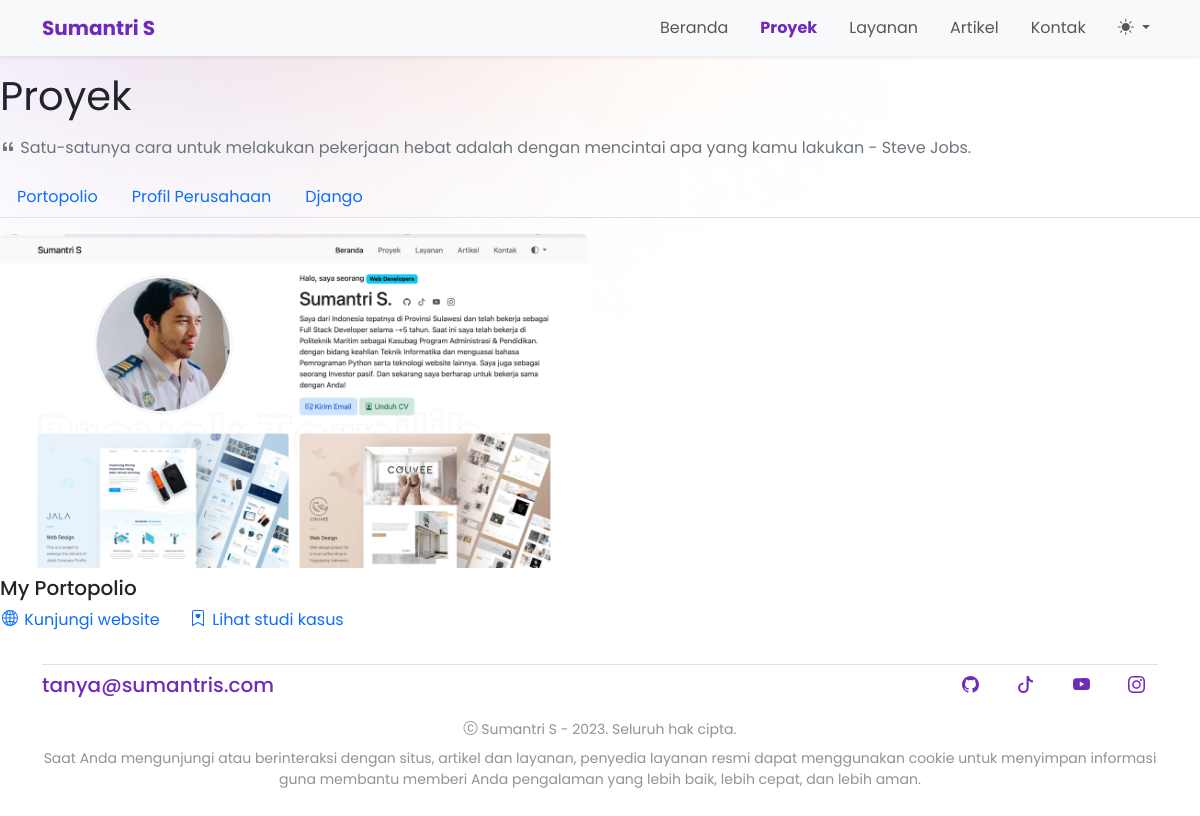
/projek/, run on the app's committed database.
### projek/models.py (models this page shows, shortened)
class Category(models.Model):
    title           = models.CharField(max_length=30)
    description     = models.CharField(max_length=100, blank=True, null=True)
    slug_category   = models.SlugField(blank=True, null=True, editable=False)
    pub_date        = models.DateTimeField(auto_now_add=True)
    update          = models.DateTimeField(auto_now=True)

class Project(models.Model):
    categories      = models.ForeignKey(Category, on_delete=models.CASCADE, null=True)
    title           = models.CharField(max_length=50)
    description     = RichTextUploadingField(blank=True, null=True)
    visit_site      = models.URLField(blank=True,null=True)
    images          = models.ImageField(upload_to='projek/', default='projek/projek.png')
    slug            = models.SlugField(blank=True, editable=False)
    pub_date        = models.DateTimeField(auto_now_add=True)
    update          = models.DateTimeField(auto_now=True)

### projek/views.py (the view)
# urls.py: path('', index, name='akun_index'),
def index(request):
    categories = Category.objects.all().order_by('-pub_date')
    projects = Project.objects.all().order_by('-pub_date')
    conteks = {
        'title':'Projek | Sumantri S | Full stack Developers',
        'categories':categories,
        'projects':projects,
    }
    return render(request, 'projek/index.html', conteks)

### projek/templates/projek/index.html (shortened to what this page needs)
{% extends "base.html" %}
{% block content %}
<div id="bg-gradiant" class="rounded-0 border-start-0 border-end-0 border-bottom-0 border-top-0">
    <div class="my-3">
      <p class="display-6"><strong>Proyek</strong></p>
      <p class="text-secondary"><i class="bi bi-quote"></i> Satu-satunya cara untuk melakukan pekerjaan hebat adalah dengan mencintai apa yang kamu lakukan - Steve Jobs.</p>
    </div>
</div>
<nav>
  <div class="nav nav-tabs" id="nav-tab" role="tablist">
    {% for category in categories %}
      <button class="nav-link" id="{% if category.title == 'Django' %}nav-django-tab{% elif category.title == 'Profil Perusahaan' %}nav-company-profile-tab{% elif category.title == 'Portopolio' %}nav-portopolio-tab{% endif %}" data-bs-toggle="tab" data-bs-target="{% if category.title == 'Django' %}#nav-django{% elif category.title == 'Profil Perusahaan' %}#nav-company-profile{% elif category.title == 'Portopolio' %}#nav-portopolio{% endif %}" type="button" role="tab" aria-controls="nav-django" aria-selected="true">{{category.title}}</button>
    {% endfor %}
  </div>
</nav>
<div class="tab-content mb-3" id="nav-tabContent">
  {% for project in projects %}
    <div class="{% if project.categories.title == 'Django' %}tab-pane fade{% elif project.categories.title == 'Profil Perusahaan' %}tab-pane fade{% elif project.categories.title == 'Portopolio' %}tab-pane fade show active{% endif %}" id="{% if project.categories.title == 'Django' %}nav-django{% elif project.categories.title == 'Profil Perusahaan' %}nav-company-profile{% elif project.categories.title == 'Portopolio' %}nav-portopolio{% endif %}" role="tabpanel" aria-labelledby="{% if project.categories.title == 'Django' %}nav-django-tab{% elif project.categories.title == 'Profil Perusahaan' %}nav-company-profile-tab{% elif project.categories.title == 'Portopolio' %}nav-portopolio-tab{% endif %}" tabindex="0">
      {% if project.categories.title == 'Django' %}
      <div class="row">
        <div class="col-md-6 py-3">
          <img src="{{project.images.url}}" class="img-fluid rounded mb-2" alt="foto">
          <h5>{{project.title}}</h5>
          <a href="{{project.visit_site}}" class="text-decoration-none me-4"><svg xmlns="http://www.w3.org/2000/svg" width="20" height="20" fill="currentColor" class="bi bi-globe2" viewBox="0 0 16 20">
            <path d="M0 8a8 8 0 1 1 16 0A8 8 0 0 1 0 8zm7.5-6.923c-.67.204-1.335.82-1.887 1.855-.143.268-.276.56-.395.872.705.157 1.472.257 2.282.287V1.077zM4.249 3.539c.142-.384.304-.744.481-1.078a6.7 6.7 0 0 1 .597-.933A7.01 7.01 0 0 0 3.051 3.05c.362.184.763.349 1.198.49zM3.509 7.5c.036-1.07.188-2.087.436-3.008a9.124 9.124 0 0 1-1.565-.667A6.964 6.964 0 0 0 1.018 7.5h2.49zm1.4-2.741a12.344 12.344 0 0 0-.4 2.741H7.5V5.091c-.91-.03-1.783-.145-2.591-.332zM8.5 5.09V7.5h2.99a12.342 12.342 0 0 0-.399-2.741c-.808.187-1.681.301-2.591.332zM4.51 8.5c.035.987.176 1.914.399 2.741A13.612 13.612 0 0 1 7.5 10.91V8.5H4.51zm3.99 0v2.409c.91.03 1.783.145 2.591.332.223-.827.364-1.754.4-2.741H8.5zm-3.282 3.696c.12.312.252.604.395.872.552 1.035 1.218 1.65 1.887 1.855V11.91c-.81.03-1.577.13-2.282.287zm.11 2.276a6.696 6.696 0 0 1-.598-.933 8.853 8.853 0 0 1-.481-1.079 8.38 8.38 0 0 0-1.198.49 7.01 7.01 0 0 0 2.276 1.522zm-1.383-2.964A13.36 13.36 0 0 1 3.508 8.5h-2.49a6.963 6.963 0 0 0 1.362 3.675c.47-.258.995-.482 1.565-.667zm6.728 2.964a7.009 7.009 0 0 0 2.275-1.521 8.376 8.376 0 0 0-1.197-.49 8.853 8.853 0 0 1-.481 1.078 6.688 6.688 0 0 1-.597.933zM8.5 11.909v3.014c.67-.204 1.335-.82 1.887-1.855.143-.268.276-.56.395-.872A12.63 12.63 0 0 0 8.5 11.91zm3.555-.401c.57.185 1.095.409 1.565.667A6.963 6.963 0 0 0 14.982 8.5h-2.49a13.36 13.36 0 0 1-.437 3.008zM14.982 7.5a6.963 6.963 0 0 0-1.362-3.675c-.47.258-.995.482-1.565.667.248.92.4 1.938.437 3.008h2.49zM11.27 2.461c.177.334.339.694.482 1.078a8.368 8.368 0 0 0 1.196-.49 7.01 7.01 0 0 0-2.275-1.52c.218.283.418.597.597.932zm-.488 1.343a7.765 7.765 0 0 0-.395-.872C9.835 1.897 9.17 1.282 8.5 1.077V4.09c.81-.03 1.577-.13 2.282-.287z"/>
          </svg> Kunjungi website</a>
          <a href="{% url 'projek:project_detail' project.slug %}" class="text-decoration-none"><svg xmlns="http://www.w3.org/2000/svg" width="20" height="20" fill="currentColor" class="bi bi-bookmark-heart" viewBox="0 0 16 20">
            <path fill-rule="evenodd" d="M8 4.41c1.387-1.425 4.854 1.07 0 4.277C3.146 5.48 6.613 2.986 8 4.412z"/>
            <path d="M2 2a2 2 0 0 1 2-2h8a2 2 0 0 1 2 2v13.5a.5.5 0 0 1-.777.416L8 13.101l-5.223 2.815A.5.5 0 0 1 2 15.5V2zm2-1a1 1 0 0 0-1 1v12.566l4.723-2.482a.5.5 0 0 1 .554 0L13 14.566V2a1 1 0 0 0-1-1H4z"/>
          </svg> Lihat studi kasus</a>
        </div>
      </div>
      {% elif project.categories.title == 'Profil Perusahaan' %}
      <div class="row">
        <div class="col-md-6 py-3">
          <img src="{{project.images.url}}" class="img-fluid rounded mb-2" alt="foto">
          <h5>{{project.title}}</h5>
          <a href="{{project.visit_site}}" class="text-decoration-none me-4"><svg xmlns="http://www.w3.org/2000/svg" width="20" height="20" fill="currentColor" class="bi bi-globe2" viewBox="0 0 16 20">
            <path d="M0 8a8 8 0 1 1 16 0A8 8 0 0 1 0 8zm7.5-6.923c-.67.204-1.335.82-1.887 1.855-.143.268-.276.56-.395.872.705.157 1.472.257 2.282.287V1.077zM4.249 3.539c.142-.384.304-.744.481-1.078a6.7 6.7 0 0 1 .597-.933A7.01 7.01 0 0 0 3.051 3.05c.362.184.763.349 1.198.49zM3.509 7.5c.036-1.07.188-2.087.436-3.008a9.124 9.124 0 0 1-1.565-.667A6.964 6.964 0 0 0 1.018 7.5h2.49zm1.4-2.741a12.344 12.344 0 0 0-.4 2.741H7.5V5.091c-.91-.03-1.783-.145-2.591-.332zM8.5 5.09V7.5h2.99a12.342 12.342 0 0 0-.399-2.741c-.808.187-1.681.301-2.591.332zM4.51 8.5c.035.987.176 1.914.399 2.741A13.612 13.612 0 0 1 7.5 10.91V8.5H4.51zm3.99 0v2.409c.91.03 1.783.145 2.591.332.223-.827.364-1.754.4-2.741H8.5zm-3.282 3.696c.12.312.252.604.395.872.552 1.035 1.218 1.65 1.887 1.855V11.91c-.81.03-1.577.13-2.282.287zm.11 2.276a6.696 6.696 0 0 1-.598-.933 8.853 8.853 0 0 1-.481-1.079 8.38 8.38 0 0 0-1.198.49 7.01 7.01 0 0 0 2.276 1.522zm-1.383-2.964A13.36 13.36 0 0 1 3.508 8.5h-2.49a6.963 6.963 0 0 0 1.362 3.675c.47-.258.995-.482 1.565-.667zm6.728 2.964a7.009 7.009 0 0 0 2.275-1.521 8.376 8.376 0 0 0-1.197-.49 8.853 8.853 0 0 1-.481 1.078 6.688 6.688 0 0 1-.597.933zM8.5 11.909v3.014c.67-.204 1.335-.82 1.887-1.855.143-.268.276-.56.395-.872A12.63 12.63 0 0 0 8.5 11.91zm3.555-.401c.57.185 1.095.409 1.565.667A6.963 6.963 0 0 0 14.982 8.5h-2.49a13.36 13.36 0 0 1-.437 3.008zM14.982 7.5a6.963 6.963 0 0 0-1.362-3.675c-.47.258-.995.482-1.565.667.248.92.4 1.938.437 3.008h2.49zM11.27 2.461c.177.334.339.694.482 1.078a8.368 8.368 0 0 0 1.196-.49 7.01 7.01 0 0 0-2.275-1.52c.218.283.418.597.597.932zm-.488 1.343a7.765 7.765 0 0 0-.395-.872C9.835 1.897 9.17 1.282 8.5 1.077V4.09c.81-.03 1.577-.13 2.282-.287z"/>
          </svg> Kunjungi website</a>
          <a href="{% url 'projek:project_detail' project.slug %}" class="text-decoration-none"><svg xmlns="http://www.w3.org/2000/svg" width="20" height="20" fill="currentColor" class="bi bi-bookmark-heart" viewBox="0 0 16 20">
            <path fill-rule="evenodd" d="M8 4.41c1.387-1.425 4.854 1.07 0 4.277C3.146 5.48 6.613 2.986 8 4.412z"/>
            <path d="M2 2a2 2 0 0 1 2-2h8a2 2 0 0 1 2 2v13.5a.5.5 0 0 1-.777.416L8 13.101l-5.223 2.815A.5.5 0 0 1 2 15.5V2zm2-1a1 1 0 0 0-1 1v12.566l4.723-2.482a.5.5 0 0 1 .554 0L13 14.566V2a1 1 0 0 0-1-1H4z"/>
          </svg> Lihat studi kasus</a>
        </div>
      </div>
      {% elif project.categories.title == 'Portopolio' %}
      <div class="row">
        <div class="col-md-6 py-3">
          <img src="{{project.images.url}}" class="img-fluid rounded mb-2" alt="foto">
          <h5>{{project.title}}</h5>
          <a href="{{project.visit_site}}" class="text-decoration-none me-4"> Kunjungi website</a>
          <a href="{% url 'projek:project_detail' project.slug %}" class="text-decoration-none"> Lihat studi kasus</a>
        </div>
      </div>
      {% endif %}
    </div>
  {% endfor %}
</div>
{% endblock content %}

### templates/base.html (style rules this page uses)
body { font-family: 'Poppins', sans-serif; }
#my-porto { background-image: url('/static/images/bg.png'); background-repeat: no-repeat; }

### data on the page
Category: title "Portopolio"
Category: title "Profil Perusahaan"
Category: title "Django"
Project: images (picture), title "My Portopolio"
